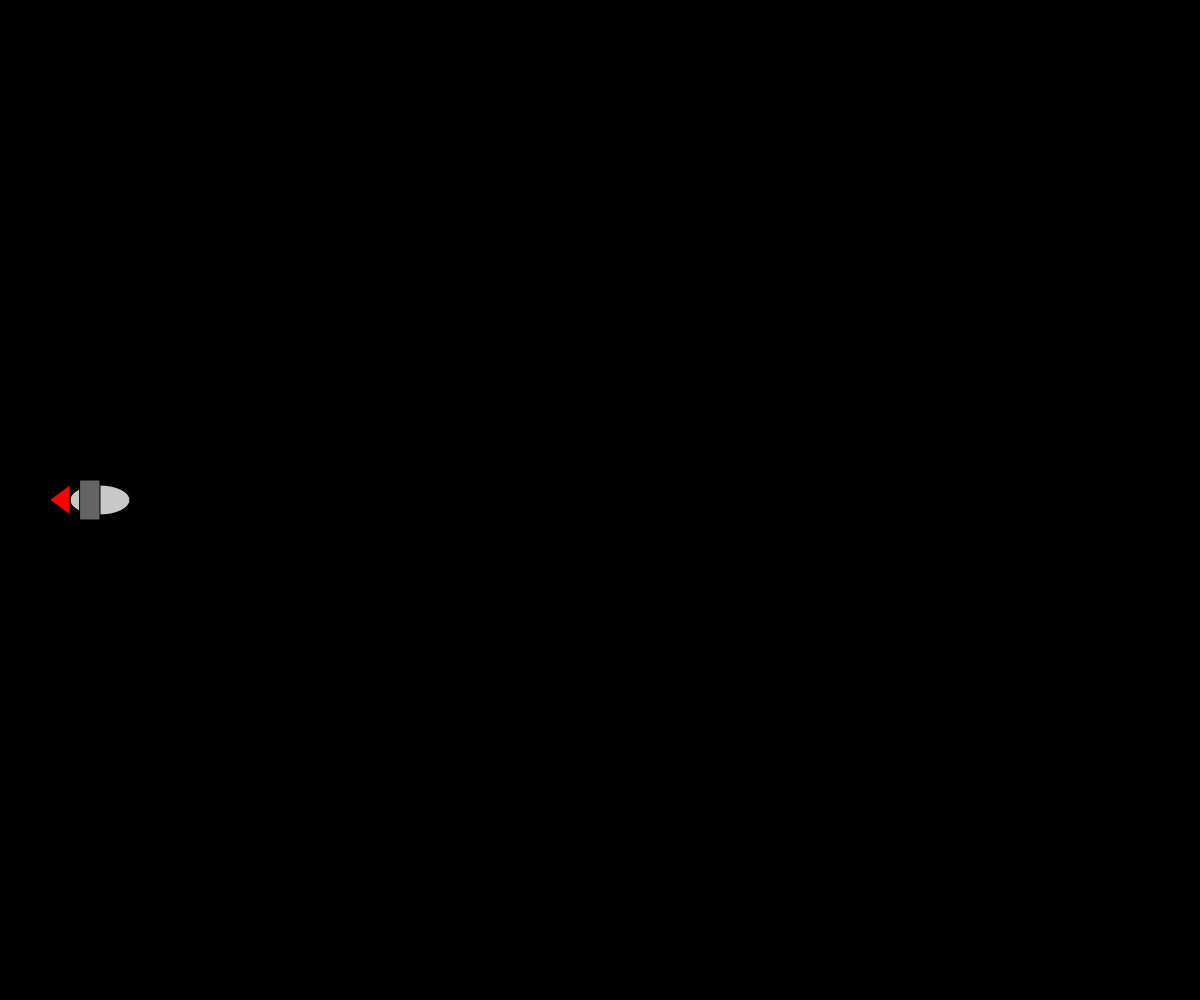
Frame 1 (no input)
Frame 60 (no input): identical to frame 1, image omitted
Frame 120 (the mouse pressed at the canvas centre since frame 60): identical to frame 1, image omitted

The p5.js sketch that drew this single still picture (run headless with seeded random() and noise() and a simulated clock; from frame 60 on, the mouse is pressed at the canvas centre):

// p5.js sketch
// ── sketch.js
let y;
let bullets = [];
let enemies = [];
let score = 0;
let spawnTimer = 0;
let spawnInterval;

function setup() {
  createCanvas(windowWidth, windowHeight);
  y = height / 2;
  spawnInterval = random(50, 150);
}

function draw() {
  background(0);
  handleInput();
  drawSpacecraft(100, y);
  updateBullets();
  displayBullets();
  updateEnemies();
  displayEnemies();
  checkCollisions();
  handleSpawning();
}

function drawSpacecraft(x, y) {
  push();
  translate(x, y);
  fill(200);
  ellipse(0, 0, 60, 30);
  fill(255, 0, 0);
  triangle(-30, -15, -30, 15, -50, 0);
  fill(100);
  rect(-20, -20, 20, 40);
  pop();
}

function handleInput() {
  if (keyIsDown(UP_ARROW)) {
    y -= 5;
  }
  if (keyIsDown(DOWN_ARROW)) {
    y += 5;
  }
}

function keyPressed() {
  if (key === " ") {
    bullets.push({ x: 110, y: y });
  }
}

function updateBullets() {
  for (let bullet of bullets) {
    bullet.x += 5;
  }
}

function drawBullet(x, y) {
  push();
  translate(x, y);
  fill(255, 255, 0);
  rect(0, -3, 20, 6); // Main body (width increased from 15 to 20, height increased from 4 to 6)
  rect(0, -6, 4, 12); // Middle extension (width increased from 3 to 4, height increased from 8 to 12)
  rect(0, -10, 2, 20); // Outer extension (width increased from 1.5 to 2, height increased from 14 to 20)
  pop();
}

function displayBullets() {
  for (let bullet of bullets) {
    drawBullet(bullet.x, bullet.y);
  }
}

function updateEnemies() {
  for (let enemy of enemies) {
    enemy.x -= 2;
  }
}

function drawAlien(x, y) {
  push();
  translate(x, y);
  fill(0, 255, 0);
  ellipse(0, 0, 30, 30);
  ellipse(-15, 15, 10, 10);
  ellipse(15, 15, 10, 10);
  fill(255);
  ellipse(-7, -5, 8, 8);
  ellipse(7, -5, 8, 8);
  fill(0);
  ellipse(-7, -5, 3, 3);
  ellipse(7, -5, 3, 3);
  pop();
}

function displayEnemies() {
  for (let enemy of enemies) {
    drawAlien(enemy.x, enemy.y);
  }
}

function checkCollisions() {
  for (let i = bullets.length - 1; i >= 0; i--) {
    for (let j = enemies.length - 1; j >= 0; j--) {
      let d = dist(bullets[i].x, bullets[i].y, enemies[j].x, enemies[j].y);
      if (d < 25) {
        enemies.splice(j, 1);
        bullets.splice(i, 1);
        break;
      }
    }
  }
}

function handleSpawning() {
  spawnTimer++;
  if (spawnTimer > spawnInterval) {
    spawnEnemy();
    spawnTimer = 0;
    spawnInterval = random(50, 150);
  }
}

function spawnEnemy() {
  let enemyY = random(30, height - 30);
  enemies.push({ x: width, y: enemyY });
}
